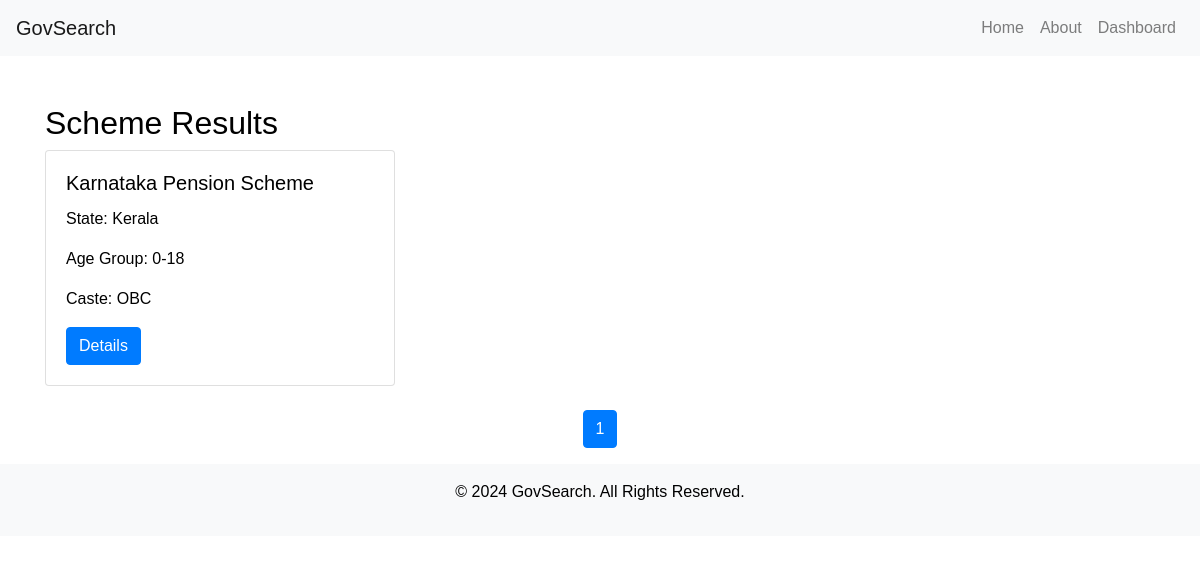
Page /results.php?state=Kerala on the committed database.
### tables this page shows
CREATE TABLE `schemes` (
  `id` int(11) NOT NULL,
  `scheme_name` varchar(255) NOT NULL,
  `state` varchar(100) NOT NULL,
  `age_group` varchar(50) DEFAULT NULL,
  `caste` varchar(50) DEFAULT NULL,
  `state_logo` varchar(255) DEFAULT NULL,
  `scheme_link` varchar(255) DEFAULT NULL
);

### results.php (the view, shortened to what this page needs)
<?php
$servername = "localhost";
$username = "asse6007_admin";
$password = "00000000";
$dbname = "asse6007_gov_schemes";
$conn = new mysqli($servername, $username, $password, $dbname);
$query = isset($_GET['query']) ? $_GET['query'] : '';
$state = isset($_GET['state']) ? $_GET['state'] : '';
$age_group = isset($_GET['age_group']) ? $_GET['age_group'] : '';
$caste = isset($_GET['caste']) ? $_GET['caste'] : '';
$results_per_page = 6;
$page = isset($_GET['page']) ? (int)$_GET['page'] : 1;
$offset = ($page - 1) * $results_per_page;
$sql = "SELECT * FROM schemes WHERE 1=1";
$params = [];
$types = "";
if (!empty($state)) {
    $sql .= " AND state = ?";
    $params[] = $state;
    $types .= "s";
}
$sql .= " LIMIT ?, ?";
$params[] = $offset;
$params[] = $results_per_page;
$types .= "ii";
$stmt = $conn->prepare($sql);
if (!empty($types)) {
    $stmt->bind_param($types, ...$params);
}
if (!$stmt->execute()) {
    die("Error in query execution: " . $stmt->error);
}
$result = $stmt->get_result();
$total_sql = "SELECT COUNT(*) FROM schemes WHERE 1=1";
if (!empty($state)) $total_sql .= " AND state = '" . $conn->real_escape_string($state) . "'";
$total_result = $conn->query($total_sql);
$total_rows = $total_result->fetch_row()[0];
$total_pages = ceil($total_rows / $results_per_page);
?>
<!DOCTYPE html>
<html lang="en">
<head>
    <link href="https://stackpath.bootstrapcdn.com/bootstrap/4.5.2/css/bootstrap.min.css" rel="stylesheet">
</head>
<body>
<?php include('header.php'); ?>
<div class="container mt-5">
    <h2>Scheme Results</h2>
    <?php if ($result->num_rows > 0): ?>
        <div class="row">
            <?php while ($row = $result->fetch_assoc()): ?>
                <div class="col-md-4 mb-4">
                    <div class="card">
                        <div class="card-body">
                            <h5 class="card-title"><?php echo htmlspecialchars($row['scheme_name']); ?></h5>
                            <p class="card-text">State: <?php echo htmlspecialchars($row['state']); ?></p>
                            <p class="card-text">Age Group: <?php echo htmlspecialchars($row['age_group']); ?></p>
                            <p class="card-text">Caste: <?php echo htmlspecialchars($row['caste']); ?></p>
                            <a href="<?php echo htmlspecialchars($row['scheme_link']); ?>" class="btn btn-primary" target="_blank">Details</a>
                        </div>
                    </div>
                </div>
            <?php endwhile; ?>
        </div>
    <?php else: ?>
        <p>No schemes found.</p>
    <?php endif; ?>
    <nav>
        <ul class="pagination justify-content-center">
            <?php for ($i = 1; $i <= $total_pages; $i++): ?>
                <li class="page-item <?php if ($i == $page) echo 'active'; ?>">
                    <a class="page-link" href="?query=<?php echo urlencode($query); ?>&state=<?php echo urlencode($state); ?>&age_group=<?php echo urlencode($age_group); ?>&caste=<?php echo urlencode($caste); ?>&page=<?php echo $i; ?>"><?php echo $i; ?></a>
                </li>
            <?php endfor; ?>
        </ul>
    </nav>
</div>
<?php include('footer.php'); ?>
</body>
</html>

### header.php (style rules this page uses)
body { background-color: #ffffff; color: #000000; font-family: Arial, sans-serif; }

### rows in the picture
schemes: scheme_name "Karnataka Pension Scheme", state "Kerala", age_group "0-18", caste "OBC"
